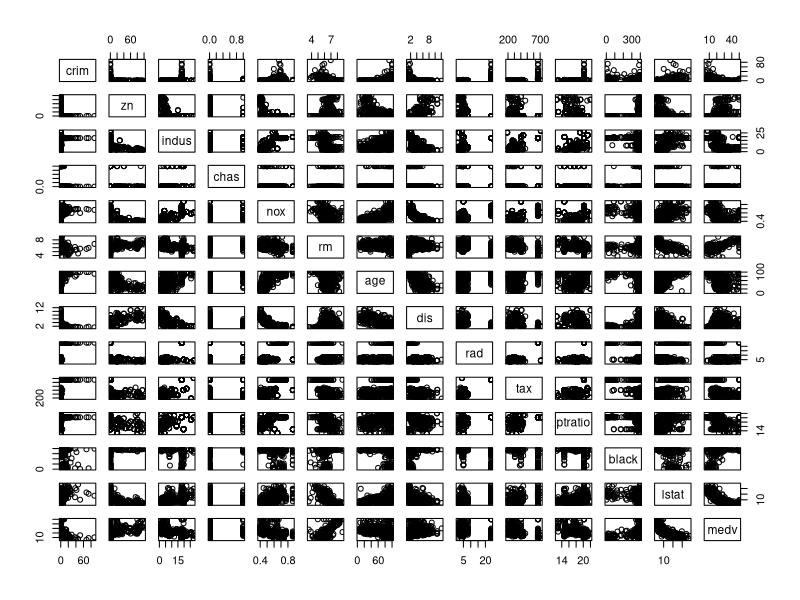

Write the R code that produced this figure.
library(MASS)
Boston
?Boston
#The Boston data frame has 506 rows and 14 columns.
#The columns and rows represent data including crime, age and median value of owner-occupied homes in /$1000s
pairs(Boston)
#There is a negative correlation between the lower status of the population (lstat) and median value of owner occupied homes (medv). This correlation could be attributed to the fact that the lower the individual status, the lower the income of the home. Another example of negative correlation would be from the nitrogen oxcide concentration (nox) and the weighted mean of distances to Boston employment centers (dis). This correlation is related to the fact that as employment centers are more spread out, the polution decreases. An example of positive correlation would be the relationship between the average number of rooms per dwelling (rm) and median value of owner occupied home (medv). This graph shows that the number of rooms in a dwelling go up as the median value of the home increases.
#In regard to predictors associated with crime rate, there is one plot that illustrates the higher the median value of the home, the lower the crime rate.
write.csv(Boston, file="M:\\BA\\Boston.csv")
#Using the data, we were able to determine that crime rates increase in older houses and in ares with higher black populations. By building a scattergraph with the data in excel, we were able to determine that suburbs 400-500 have higher tax rates.Pupil teacher ratios appear to remain relatively constant within all suburbs.
#Using excel, we were able to calculate that 35 suburbs in the data set bound the Charles River
#Using excel, the median of the pupil-teacher ration is 19.05
#Using excel, suburb 399 and 406 have the lowest median value of owner-occupied homes.
#Using excel, 13% have rooms with more than 7 rooms
#Using excel, 3% have rooms with more than 7 rooms